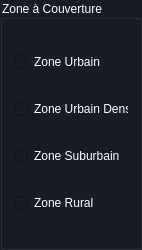
          <widget class="QGroupBox" name="groupBox">
           <property name="minimumSize">
            <size>
             <width>142</width>
             <height>250</height>
            </size>
           </property>
           <property name="maximumSize">
            <size>
             <width>142</width>
             <height>250</height>
            </size>
           </property>
           <property name="font">
            <font>
             <family>Arial</family>
             <pointsize>9</pointsize>
            </font>
           </property>
           <property name="styleSheet">
            <string notr="true">color: rgb(255, 255, 255);
background-color: rgb(24, 28, 36);</string>
           </property>
           <property name="title">
            <string>Zone à Couverture</string>
           </property>
           <layout class="QVBoxLayout" name="verticalLayout_4">
            <item>
             <widget class="QRadioButton" name="radioUrbain">
              <property name="text">
               <string>Zone Urbain</string>
              </property>
             </widget>
            </item>
            <item>
             <widget class="QRadioButton" name="radioUrbainDense">
              <property name="text">
               <string>Zone Urbain Dense</string>
              </property>
             </widget>
            </item>
            <item>
             <widget class="QRadioButton" name="radioSuburbain">
              <property name="text">
               <string>Zone Suburbain</string>
              </property>
             </widget>
            </item>
            <item>
             <widget class="QRadioButton" name="radioRural">
              <property name="text">
               <string>Zone Rural</string>
              </property>
             </widget>
            </item>
           </layout>
          </widget>
